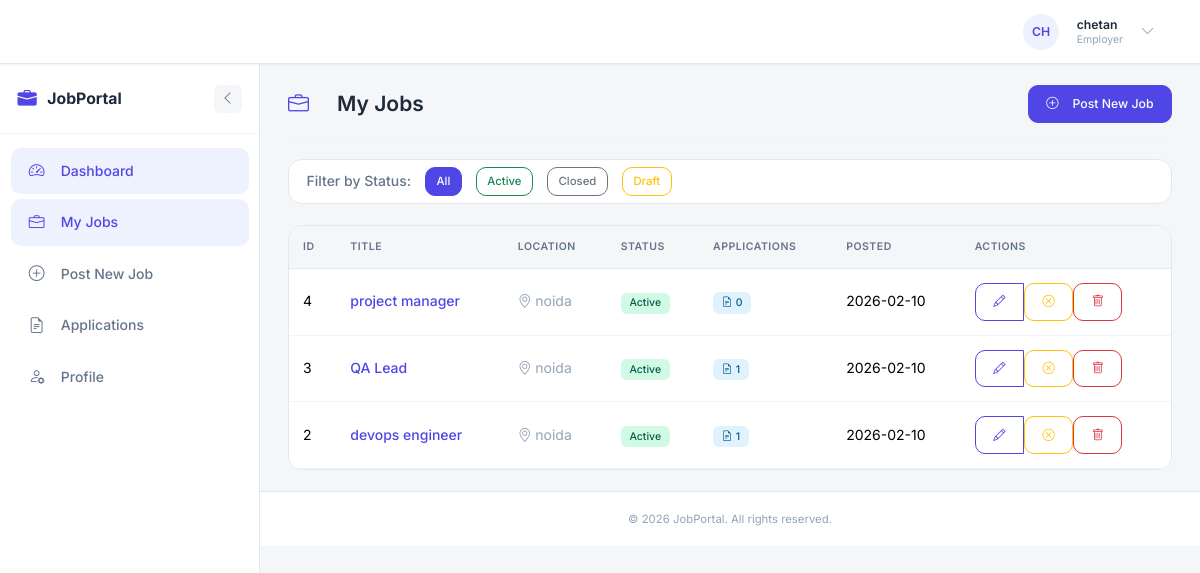
Page /employer/jobs (signed in) on the committed database.
### models.py (models this page shows, shortened)
class User(db.Model, UserMixin):
    __tablename__ = 'users'
    id = db.Column(db.Integer, primary_key=True)
    name = db.Column(db.String(100), nullable=False)
    email = db.Column(db.String(120), unique=True, nullable=False, index=True)
    password_hash = db.Column(db.String(128), nullable=False)
    role = db.Column(db.String(20), nullable=False)  # admin, employer, jobseeker
    created_at = db.Column(db.DateTime, default=datetime.utcnow)
    updated_at = db.Column(db.DateTime, default=datetime.utcnow, onupdate=datetime.utcnow)
    profile = db.relationship('Profile', back_populates='user', uselist=False, cascade='all, delete-orphan')
    jobs = db.relationship('Job', back_populates='employer', foreign_keys='Job.employer_id', cascade='all, delete-orphan')
    applications = db.relationship('Application', back_populates='jobseeker', foreign_keys='Application.jobseeker_id', cascade='all, delete-orphan')
    @property
    def password(self):
        """Prevent direct password access"""
        raise AttributeError('Password is not readable')
    def is_admin(self):
        return self.role == 'admin'
    def is_employer(self):
        return self.role == 'employer'
    def get_role_display(self):
        roles = {
            'admin': 'Admin',
            'employer': 'Employer',
            'jobseeker': 'Jobseeker'
        }
        return roles.get(self.role, self.role)

class Job(db.Model):
    __tablename__ = 'jobs'
    id = db.Column(db.Integer, primary_key=True)
    title = db.Column(db.String(200), nullable=False)
    description = db.Column(db.Text, nullable=False)
    company_name = db.Column(db.String(200), nullable=False)
    company_description = db.Column(db.Text, nullable=True)
    location = db.Column(db.String(200), nullable=False)
    salary = db.Column(db.String(100), nullable=True)  # Can be range or specific amount
    salary_min = db.Column(db.Integer, nullable=True)
    salary_max = db.Column(db.Integer, nullable=True)
    job_type = db.Column(db.String(50), nullable=True)  # Full-time, Part-time, Contract, etc.
    experience_level = db.Column(db.String(50), nullable=True)  # Entry, Mid, Senior
    required_skills = db.Column(db.Text, nullable=True)  # Comma-separated
    benefits = db.Column(db.Text, nullable=True)
    how_to_apply = db.Column(db.Text, nullable=True)
    application_email = db.Column(db.String(120), nullable=True)
    status = db.Column(db.String(20), default='active')  # active, closed, draft
    views_count = db.Column(db.Integer, default=0)
    employer_id = db.Column(db.Integer, db.ForeignKey('users.id'), nullable=False, index=True)
    created_at = db.Column(db.DateTime, default=datetime.utcnow)
    updated_at = db.Column(db.DateTime, default=datetime.utcnow, onupdate=datetime.utcnow)
    deadline = db.Column(db.DateTime, nullable=True)
    employer = db.relationship('User', back_populates='jobs', foreign_keys=[employer_id])
    applications = db.relationship('Application', back_populates='job', cascade='all, delete-orphan')
    @hybrid_property
    def application_count(self):
        """Optimized application count using hybrid property - avoids loading full relationship"""
        return len(self.applications)
    def get_status_display(self):
        statuses = {
            'active': 'Active',
            'closed': 'Closed',
            'draft': 'Draft'
        }
        return statuses.get(self.status, self.status)

### employer/routes.py (the view)
@employer.route('/jobs')
@login_required
def jobs():
    if not current_user.is_employer():
        flash('Access denied. Employer privileges required.', 'danger')
        return redirect(url_for('main.home'))
    page = request.args.get('page', 1, type=int)
    status = request.args.get('status', '')
    query = Job.query.filter_by(employer_id=current_user.id)
    if status:
        query = query.filter_by(status=status)
    jobs_pagination = query.order_by(Job.created_at.desc()).paginate(
        page=page, per_page=10, error_out=False
    )
    return render_template('employer/jobs.html', jobs=jobs_pagination)

### app.py (called while the page is built)
@login_manager.user_loader
def load_user(user_id):
    return User.query.get(int(user_id))

@app.context_processor
def inject_sidebar_state():
    is_auth = getattr(current_user, 'is_authenticated', False)
    if is_auth:
        sidebar_collapsed = request.cookies.get('sidebar_collapsed', 'false') == 'true'
    else:
        sidebar_collapsed = False
    return dict(sidebar_collapsed=sidebar_collapsed)

### templates/employer/jobs.html (shortened to what this page needs)
{% extends "base.html" %}
{% block content %}
<div class="page-header">
    <h1><i class="bi bi-briefcase"></i>My Jobs</h1>
    <div class="page-actions">
        <a href="{{ url_for('employer.new_job') }}" class="btn btn-primary">
            <i class="bi bi-plus-circle me-2"></i>Post New Job
        </a>
    </div>
</div>
<div class="dashboard-card mb-4">
    <div class="card-body py-2">
        <form method="GET" class="d-flex align-items-center gap-3">
            <span class="text-secondary fw-medium">Filter by Status:</span>
            <a href="{{ url_for('employer.jobs') }}" class="btn btn-sm {% if not request.args.get('status') %}btn-primary{% else %}btn-outline-secondary{% endif %}">All</a>
            <a href="{{ url_for('employer.jobs', status='active') }}" class="btn btn-sm {% if request.args.get('status') == 'active' %}btn-success{% else %}btn-outline-success{% endif %}">Active</a>
            <a href="{{ url_for('employer.jobs', status='closed') }}" class="btn btn-sm {% if request.args.get('status') == 'closed' %}btn-secondary{% else %}btn-outline-secondary{% endif %}">Closed</a>
            <a href="{{ url_for('employer.jobs', status='draft') }}" class="btn btn-sm {% if request.args.get('status') == 'draft' %}btn-warning{% else %}btn-outline-warning{% endif %}">Draft</a>
        </form>
    </div>
</div>
<div class="dashboard-card">
    <div class="card-body p-0">
        {% if jobs.items %}
            <div class="table-responsive">
                <table class="table mb-0">
                    <thead>
                        <tr>
                            <th>ID</th>
                            <th>Title</th>
                            <th>Location</th>
                            <th>Status</th>
                            <th>Applications</th>
                            <th>Posted</th>
                            <th>Actions</th>
                        </tr>
                    </thead>
                    <tbody>
                        {% for job in jobs.items %}
                            <tr>
                                <td>{{ job.id }}</td>
                                <td>
                                    <a href="{{ url_for('main.job_detail', job_id=job.id) }}" target="_blank" class="text-decoration-none fw-medium">
                                        {{ job.title }}
                                    </a>
                                </td>
                                <td>
                                    <span class="text-muted">
                                        <i class="bi bi-geo-alt me-1"></i>{{ job.location }}
                                    </span>
                                </td>
                                <td>
                                    <span class="badge {% if job.status == 'active' %}bg-success-subtle text-success{% elif job.status == 'closed' %}bg-secondary-subtle text-secondary{% else %}bg-warning-subtle text-warning{% endif %}">
                                        {{ job.get_status_display() }}
                                    </span>
                                </td>
                                <td>
                                    <a href="{{ url_for('employer.job_applications', job_id=job.id) }}" class="badge bg-info-subtle text-info text-decoration-none">
                                        <i class="bi bi-file-earmark-text me-1"></i>{{ job.applications|length }}
                                    </a>
                                </td>
                                <td>{{ job.created_at.strftime('%Y-%m-%d') }}</td>
                                <td>
                                    <div class="btn-group btn-group-sm">
                                        <a href="{{ url_for('employer.edit_job', job_id=job.id) }}"
                                           class="btn btn-outline-primary" title="Edit">
                                            <i class="bi bi-pencil"></i>
                                        </a>
                                        {% if job.status == 'active' %}
                                            <form action="{{ url_for('employer.close_job', job_id=job.id) }}" method="POST" style="display:inline;">
                                                <button type="submit" class="btn btn-outline-warning" title="Close Job" onclick="return confirm('Are you sure you want to close this job?')">
                                                    <i class="bi bi-x-circle"></i>
                                                </button>
                                            </form>
                                        {% endif %}
                                        <form action="{{ url_for('employer.delete_job', job_id=job.id) }}" method="POST" style="display:inline;">
                                            <button type="submit" class="btn btn-outline-danger" title="Delete" onclick="return confirm('Are you sure you want to delete this job? This action cannot be undone.')">
                                                <i class="bi bi-trash"></i>
                                            </button>
                                        </form>
                                    </div>
                                </td>
                            </tr>
                        {% endfor %}
                    </tbody>
                </table>
            </div>
        {% endif %}
    </div>
</div>
{% endblock %}

### templates/base.html (shortened to what this page needs)
<!DOCTYPE html>
<html lang="en">
<head>
    <link href="https://cdn.jsdelivr.net/npm/bootstrap@5.3.2/dist/css/bootstrap.min.css" rel="stylesheet">
    <link href="https://cdn.jsdelivr.net/npm/bootstrap-icons@1.11.1/font/bootstrap-icons.css" rel="stylesheet">
    <link rel="stylesheet" href="{{ url_for('static', filename='css/main.css') }}">
</head>
<body>
    {% if current_user.is_authenticated %}
    <nav class="navbar navbar-expand-lg">
        <div class="container-fluid px-3">
            <a class="navbar-brand" href="{{ url_for('main.home') }}">
                <i class="bi bi-briefcase-fill"></i>
                <span >JobPortal</span>
            </a>
            <div class="collapse navbar-collapse" id="navbarNav">
                <ul class="navbar-nav ms-auto align-items-center">
                    {% if current_user.is_admin() %}
                        <li class="nav-item">
                            <a class="nav-link {% if request.endpoint and request.endpoint.startswith('admin.dashboard') %}active{% endif %}" href="{{ url_for('admin.dashboard') }}">
                                <i class="bi bi-speedometer2 me-1"></i>Dashboard
                            </a>
                        </li>
                    {% elif current_user.is_employer() %}
                        <li class="nav-item">
                            <a class="nav-link {% if request.endpoint and request.endpoint.startswith('employer.dashboard') %}active{% endif %}" href="{{ url_for('employer.dashboard') }}">
                                <i class="bi bi-speedometer2 me-1"></i>Dashboard
                            </a>
                        </li>
                    {% elif current_user.is_jobseeker() %}
                        <li class="nav-item">
                            <a class="nav-link {% if request.endpoint and request.endpoint.startswith('jobseeker.dashboard') %}active{% endif %}" href="{{ url_for('jobseeker.dashboard') }}">
                                <i class="bi bi-speedometer2 me-1"></i>Dashboard
                            </a>
                        </li>
                    {% endif %}
                    <li class="nav-item dropdown ms-2">
                        <a class="user-dropdown d-flex align-items-center" href="#" role="button" data-bs-toggle="dropdown" aria-expanded="false">
                            <div class="avatar">
                                {{ current_user.name[:2].upper() }}
                            </div>
                            <div class="user-info d-none d-md-block ms-2">
                                <div class="user-name">{{ current_user.name }}</div>
                                <div class="user-role">{{ current_user.get_role_display() }}</div>
                            </div>
                            <i class="bi bi-chevron-down ms-2 text-muted"></i>
                        </a>
                    </li>
                </ul>
            </div>
        </div>
    </nav>
    <div class="d-flex">
        <aside class="sidebar-wrapper {% if sidebar_collapsed %}collapsed{% endif %}" id="sidebarWrapper">
            <div class="sidebar-header">
                <a class="sidebar-brand" href="{{ url_for('main.home') }}">
                    <i class="bi bi-briefcase-fill"></i>
                    <span class="sidebar-label">JobPortal</span>
                </a>
                <button class="sidebar-toggle" id="sidebarToggle" title="Toggle Sidebar">
                    <i class="bi {% if sidebar_collapsed %}bi-chevron-right{% else %}bi-chevron-left{% endif %}"></i>
                </button>
            </div>
            <nav class="sidebar-nav">
                <ul class="nav flex-column">
                    {% if current_user.is_admin() %}
                        {% include 'admin/sidebar.html' %}
                    {% elif current_user.is_employer() %}
                        {% include 'employer/sidebar.html' %}
                    {% elif current_user.is_jobseeker() %}
                        {% include 'jobseeker/sidebar.html' %}
                    {% endif %}
                </ul>
            </nav>
        </aside>
        <main class="main-wrapper flex-grow-1">
            <div class="main-content flex-grow-1">
                {% block content %}{% endblock %}
            </div>
            <footer class="footer">
                <span>&copy; 2026 JobPortal. All rights reserved.</span>
            </footer>
        </main>
    </div>
    {% endif %}
</body>
</html>

### rows in the picture
User: name "CH", name "chetan", role "Employer"
Job: id "4", title "project manager", location "noida", status "Active", applications|length "0", created_at "2026-02-10"
Job: id "3", title "QA Lead", location "noida", status "Active", applications|length "1", created_at "2026-02-10"
Job: id "2", title "devops engineer", location "noida", status "Active", applications|length "1", created_at "2026-02-10"
